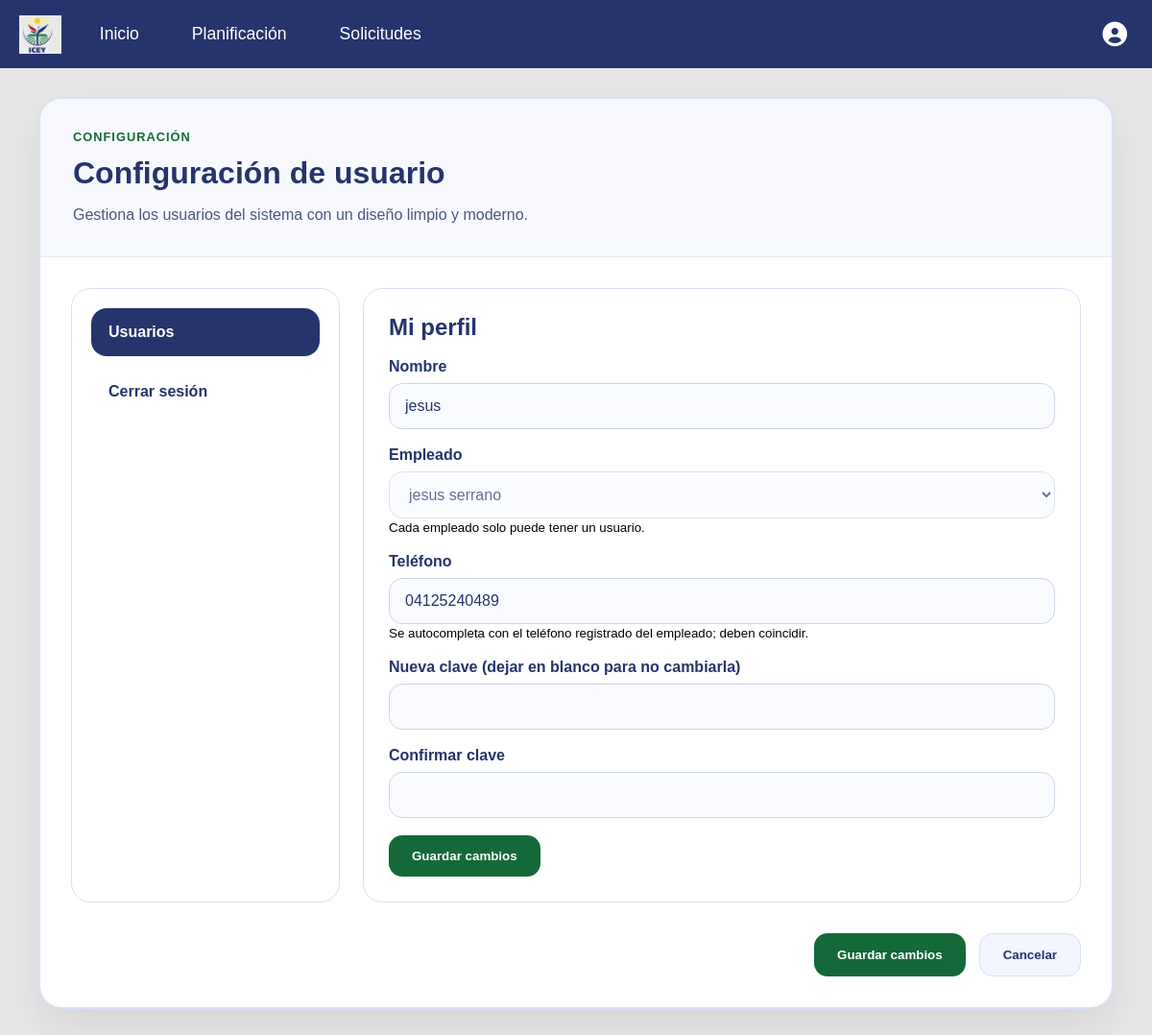
Page /configUser.php (signed in) on the committed database.
### tables this page shows
CREATE TABLE `usuario` (
  `id` int(10) NOT NULL,
  `nombre` varchar(15) NOT NULL,
  `clave` varchar(255) NOT NULL,
  `telefono` varchar(15) DEFAULT NULL,
  `id_empleado` int(11) DEFAULT NULL,
  `rol` enum('administrador','usuario') NOT NULL DEFAULT 'usuario'
);

CREATE TABLE `empleado` (
  `id` int(10) NOT NULL,
  `nombre` varchar(40) NOT NULL,
  `apellido` varchar(20) NOT NULL,
  `cedula` int(8) NOT NULL,
  `telefono` varchar(11) NOT NULL,
  `genero` varchar(10) NOT NULL,
  `edad` int(2) UNSIGNED NOT NULL,
  `anios_de_servicio` int(2) UNSIGNED NOT NULL,
  `id_cargo` int(10) NOT NULL,
  `id_biblioteca` int(10) NOT NULL,
  `fecha_inicio_cargo` date DEFAULT NULL,
  `fecha_fin_cargo` date DEFAULT NULL
);

### config/conexion.php (called while the page is built)
<?php
class Conexion {
    private static $host = 'localhost';
    private static $db = 'red_bibliotecas';
    private static $usuario = 'root';
    private static $pswd = '';
    public static function conectar() {
        try {
            $pdo = new PDO('mysql:host=' . self::$host . ';dbname=' . self::$db . ';charset=utf8', self::$usuario, self::$pswd);
            $pdo->setAttribute(PDO::ATTR_ERRMODE, PDO::ERRMODE_EXCEPTION);
            $pdo->exec("SET NAMES 'utf8'");
            return $pdo;
        } catch (PDOException $e) {
            die('Error de conexión: ' . $e->getMessage());
        }
    }
}
?>

### modelos/usuario.php (called while the page is built, shortened)
<?php
require_once __DIR__ . '/../config/conexion.php';
class Usuario {
public function mostrarUsuarios() {
    $sql = "SELECT
    u.id,
    u.nombre,
    u.telefono,
    u.id_empleado,
    u.rol,
    CONCAT(e.nombre, ' ', e.apellido) AS id_empleado_nombre
FROM usuario u
LEFT JOIN empleado e ON e.id = u.id_empleado
ORDER BY u.nombre";
    $stmt = Conexion::conectar()->prepare($sql);
    $stmt->execute();
    return $stmt->fetchAll(PDO::FETCH_ASSOC);
}
}
?>

### include/guardian.php (called while the page is built, shortened)
<?php
require_once __DIR__ . '/../config/conexion.php';
function esAdministrador(): bool
{
    $rol = trim(strtolower($_SESSION['user_rol'] ?? ''));
    return $rol === 'administrador';
}
function guardian_idBibliotecaSesion(): ?int
{
    $idUsuario = (int) ($_SESSION['user_id'] ?? 0);
    $stmt = Conexion::conectar()->prepare(
        'SELECT e.id, e.id_biblioteca
         FROM usuario u
         JOIN empleado e ON e.id = u.id_empleado
         WHERE u.id = ?'
    );
    $stmt->execute([$idUsuario]);
    $empleado = $stmt->fetch(PDO::FETCH_ASSOC);
    $idBiblioteca = (int) ($empleado['id_biblioteca'] ?? 0);
    if ($idBiblioteca > 0) {
        return $idBiblioteca;
    }
    return 0;
}
?>

### modelos/empleado.php (called while the page is built, shortened)
<?php
require_once __DIR__ . '/../config/conexion.php';
class Empleado {
    public function obtenerEmpleadoPorId(int $id, ?int $idBiblioteca = null) {
        $sql = "SELECT * FROM empleado WHERE id = ?" . ($idBiblioteca !== null ? " AND id_biblioteca = ?" : "");
        $stmt = Conexion::conectar()->prepare($sql);
        $stmt->execute($idBiblioteca !== null ? [$id, $idBiblioteca] : [$id]);
        return $stmt->fetch(PDO::FETCH_ASSOC);
    }
}

### src/configUser.php (the view, shortened to what this page needs)
<?php
include '../include/guardian.php';
require_once __DIR__ . '/../modelos/usuario.php';
require_once __DIR__ . '/../modelos/empleado.php';
$model = new Usuario();
$empleadoModel = new Empleado();
$esAdmin = esAdministrador();
$idSesion = intval($_SESSION['user_id'] ?? 0);
$usuarios = [];
try {
    $usuarios = $model->mostrarUsuarios();
    if (!$esAdmin) {
        $usuarios = array_values(array_filter($usuarios, fn($u) => (int) $u['id'] === $idSesion));
    }
} catch (Exception $e) {
    $usuarios = [];
}
$empleados = [];
try {
    if ($esAdmin) {
        $empleados = $empleadoModel->mostrarEmpleados();
    } else {
        $empleado = $empleadoModel->obtenerEmpleadoPorId(
            (int) ($_SESSION['id_empleado'] ?? 0),
            (int) (guardian_idBibliotecaSesion() ?? 0)
        );
        $empleados = $empleado ? [$empleado] : [];
    }
} catch (Exception $e) {
    $empleados = [];
}
?>
<!DOCTYPE html>
<html lang="es">
<head>
    <link rel="stylesheet" href="./css/main.css">
    <link rel="stylesheet" href="./css/configuracion.css?v=4">
    <link rel="stylesheet" href="./css/fontawesome-all.min.css">
</head>
<body>
    <?php include '../include/header.php'; ?>
    <main class="config-page">
        <div class="config-container">
            <div class="config-card">
                <div class="config-card__header">
                    <div>
                        <span class="config-badge">Configuración</span>
                        <h1>Configuración de usuario</h1>
                        <p>Gestiona los usuarios del sistema con un diseño limpio y moderno.</p>
                    </div>
                </div>
                <div class="config-grid">
                    <aside class="config-menu" aria-label="Menú de configuración">
                        <button type="button" class="config-menu__item active" data-tab="usuarios">Usuarios</button>
                        <button type="button" class="config-menu__item" id="cerrarSesion">Cerrar sesión</button>
                    </aside>
                    <section class="config-details">
                        <div class="config-panel active" id="usuarios">
                            <h2 id="usuario-form-titulo"><?php echo $esAdmin ? 'Usuarios' : 'Mi perfil'; ?></h2>
                            <?php
                                $miUsuario = $esAdmin ? null : ($usuarios[0] ?? null);
                            ?>
                            <form method="POST" action="" id="form-usuario" style="margin-top:16px;">
                                <div class="config-field">
                                    <label for="nuevo_nombre">Nombre</label>
                                    <input id="nuevo_nombre" name="nuevo_nombre" type="text" required
                                           value="<?php echo $esAdmin ? '' : htmlspecialchars($miUsuario['nombre'] ?? ''); ?>">
                                </div>
                                <div class="config-field">
                                    <label for="nuevo_id_empleado">Empleado</label>
                                    <select id="nuevo_id_empleado" name="nuevo_id_empleado" required<?php echo !$esAdmin ? ' disabled' : ''; ?>>
                                        <?php foreach ($empleados as $emp): ?>
                                            <option value="<?php echo htmlspecialchars($emp['id']); ?>"
                                                    data-telefono="<?php echo htmlspecialchars($emp['telefono'] ?? ''); ?>"
                                                    <?php echo (!$esAdmin && (string) $emp['id'] === (string) ($miUsuario['id_empleado'] ?? '')) ? 'selected' : ''; ?>>
                                                <?php echo htmlspecialchars($emp['nombre'] . ' ' . $emp['apellido']); ?>
                                            </option>
                                        <?php endforeach; ?>
                                    </select>
                                    <small>Cada empleado solo puede tener un usuario.</small>
                                </div>
                                <div class="config-field">
                                    <label for="nuevo_telefono">Teléfono</label>
                                    <input id="nuevo_telefono" name="nuevo_telefono" type="text"
                                           placeholder="Selecciona primero un empleado" required readonly
                                           value="<?php echo $esAdmin ? '' : htmlspecialchars($miUsuario['telefono'] ?? ''); ?>">
                                    <small>Se autocompleta con el teléfono registrado del empleado; deben coincidir.</small>
                                </div>
                                <div class="config-field">
                                    <label for="nueva_clave" id="label-clave">
                                        <?php echo $esAdmin ? 'Clave' : 'Nueva clave (dejar en blanco para no cambiarla)'; ?>
                                    </label>
                                    <input id="nueva_clave" name="nueva_clave" type="password">
                                </div>
                                <div class="config-field">
                                    <label for="nueva_clave_confirmacion">Confirmar clave</label>
                                    <input id="nueva_clave_confirmacion" name="nueva_clave_confirmacion" type="password">
                                </div>
                                <button class="btn-save" type="submit" id="btn-guardar-usuario">
                                    <?php echo $esAdmin ? 'Crear usuario' : 'Guardar cambios'; ?>
                                </button>
                            </form>
                        </div>
                    </section>
                </div>
                <div class="config-actions">
                    <button class="btn-primary btn-save" type="button">Guardar cambios</button>
                    <button class="btn-secondary" type="button">Cancelar</button>
                </div>
            </div>
        </div>
    </main>
</body>
</html>

### src/css/main.css (style rules this page uses)
* { margin: 0; padding: 0; box-sizing: border-box; }
html, body { box-sizing: border-box; margin: 0; background-color: #e7e7e7; font-family: sans-serif; }
.btn-secondary { background-color: #e7e9f2; color: #25346b; border: none; padding: 10px 20px; border-radius: 10px; cursor: pointer; font-weight: bold; transition: background-color .2s ease, transform .2s ease, box-shadow .2s ease; }

### src/css/configuracion.css (style rules this page uses)
.config-page { min-height: calc(100vh - 80px); padding: 30px 40px 40px; background-color: #e7e7e7; }
.config-container { max-width: 1180px; margin: 0 auto; }
.config-card { background-color: #ffffff; border-radius: 24px; box-shadow: 0 18px 40px rgba(0, 0, 0, 0.08); border: 2px solid #d8e1f3; overflow: hidden; }
.config-card__header { display: flex; justify-content: space-between; align-items: center; gap: 24px; padding: 30px 34px; background-color: #f7f9ff; border-bottom: 1px solid #e6ebf6; }
.config-badge { display: inline-block; margin-bottom: 12px; color: #156939; font-weight: 700; text-transform: uppercase; letter-spacing: 0.08em; font-size: 0.8rem; }
.config-card__header h1 { margin: 0; font-size: 2rem; color: #25346b; }
.config-card__header p { margin: 12px 0 0; color: #4a587e; line-height: 1.6; }
.config-grid { display: grid; grid-template-columns: 280px 1fr; gap: 24px; padding: 32px; }
.config-menu { display: flex; flex-direction: column; gap: 12px; background-color: #fff; border: 1px solid #d8e1f3; border-radius: 20px; padding: 20px; }
.config-menu__item { background: transparent; border: none; width: 100%; text-align: left; padding: 16px 18px; border-radius: 16px; color: #25346b; font-size: 1rem; font-weight: 700; cursor: pointer; transition: background-color 0.2s ease, color 0.2s ease; }
.config-menu__item:hover, .config-menu__item.active { background-color: #25346b; color: #ffffff; }
.config-details { background-color: #ffffff; border: 1px solid #d8e1f3; border-radius: 20px; padding: 26px; }
.config-panel { display: none; }
.config-panel.active { display: block; }
.config-panel h2 { margin-top: 0; font-size: 1.5rem; color: #25346b; margin-bottom: 18px; }
.config-field { margin-bottom: 18px; }
.config-field label { display: block; margin-bottom: 8px; color: #25346b; font-weight: 700; }
.config-details input[type="text"], .config-details input[type="email"], .config-details input[type="tel"], .config-details input[type="password"], .config-details input[type="number"], .config-details select, .config-details textarea { width: 100%; padding: 14px 16px; border-radius: 14px; border: 1px solid #cdd5e5; background-color: #f9fbff; color: #25346b; font-size: 1rem; }
.config-field input[type="text"], .config-field input[type="email"], .config-field input[type="tel"], .config-field input[type="password"] { width: 100%; padding: 14px 16px; border-radius: 14px; border: 1px solid #cdd5e5; background-color: #f9fbff; color: #25346b; font-size: 1rem; }
.config-actions { display: flex; justify-content: flex-end; gap: 14px; padding: 0 32px 32px; }
.btn-save, .btn-secondary { border-radius: 14px; padding: 14px 24px; border: none; cursor: pointer; font-weight: 700; transition: transform 0.2s ease, box-shadow 0.2s ease; }
.btn-save { background-color: #156939; color: #ffffff; }
.btn-secondary { background-color: #f4f6ff; color: #25346b; border: 1px solid #d8e1f3; }

### rows in the picture
usuario: nuevo_nombre "jesus", nuevo_id_empleado "jesus serrano", nuevo_telefono "04125240489"
